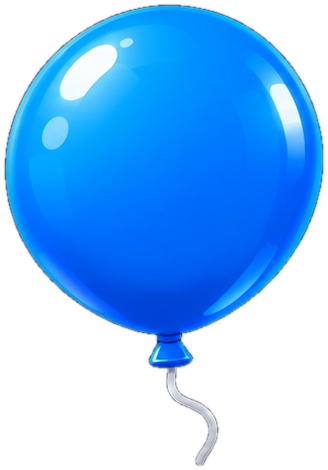
#> input picture ui/minigames/balloon_art/reference/balloon_blue.png, 328 x 470 px, given in place of 775303c9-5f98-418b-9807-915a2cc2b3a6.png, which was not available
$ python extract_reference.py
#> lines starting #> are read from the running program, lines starting #| are printed output that depends on the picture; after the words box and inside, x2 and y2 are one past the last pixel; in counts of white or black regions, pixels touching at a corner belong together; pictures that were not available may be replaced by others from this repository, and a replacement may not be noted
"""Extract alpha-ready Balloon Popping artwork from the user's six RGB sheets.

Run from project root:
    py ui/minigames/balloon_popping/balloon_art/reference/extract_reference.py
    py ui/minigames/balloon_popping/balloon_art/reference/extract_reference.py "D:/art/my_sheets"

This script reads the user's original images. It writes ONLY to
Components/Gameplay/Balloon Popping/Art/reference.
It deliberately preserves baked static 'BALLOON POPPING' and 'SCORE' lettering;
all changing scores, timer numbers, grammar prompts, and balloon words stay blank.
"""

from pathlib import Path
from collections import deque
import sys
import numpy as np
from PIL import Image, ImageDraw, ImageFilter, ImageFont

DEST = (Path(__file__).resolve().parents[5] / "Components" / "Gameplay"
        / "Balloon Popping" / "Art" / "reference")
SOURCE = Path(sys.argv[1]) if len(sys.argv) > 1 else Path.home() / "Downloads" / "New folder (2)"
FILES = {
    "hud": "775303c9-5f98-418b-9807-915a2cc2b3a6.png",
    "objective": "e8de9655-618a-4fa5-b7a4-9a9bf2dfbfb8.png",
    "cannon": "885144b6-bce2-47a3-9440-81bd2fe5f681.png",
    "balloons": "a5f50af6-6dce-4087-8542-dc2271e7aec6.png",
}


def crop(group, bounds):
#> called with group = 'hud', bounds = (10, 140, 685, 505)
    with Image.open(SOURCE / FILES[group]) as source:
#> source is the input picture: PIL image 328x470 RGBA; mean R, G, B, A 25.1, 88.5, 154.3, 137.1
        return source.convert("RGB").crop(bounds)
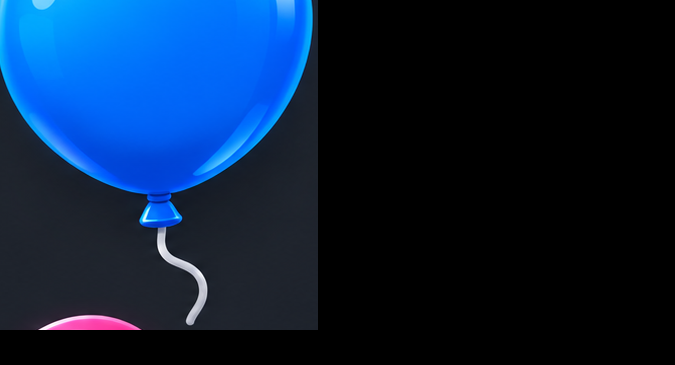
#> returned value: PIL image 675x365 RGB; mean R, G, B 8.8, 31.3, 60.7


def flood_component(mask: Image.Image, target):
    # Recolor only the chosen connected foreground cluster.
    probe = mask.copy()
    ImageDraw.floodfill(probe, target, 128, thresh=0)
    return Image.fromarray((np.asarray(probe) == 128).astype("uint8") * 255, "L")


def fill_internal_holes(mask: Image.Image):
    # Fills the cream prompt center and white marquee letters without losing
    # the detailed outer silhouette or the glossy highlights.
    work = Image.fromarray(255 - np.asarray(mask, dtype=np.uint8), "L").copy()
    ImageDraw.floodfill(work, (5, 5), 128, thresh=0)
    inside = np.asarray(work) != 128
    return Image.fromarray(inside.astype("uint8") * 255, "L")


def crop_alpha(rgb, alpha, padding=3):
    region = alpha.getbbox()
    if region is None:
        raise ValueError("Empty mask")
    x0, y0, x1, y1 = region
    region = (max(0, x0-padding), max(0, y0-padding),
              min(rgb.width, x1+padding), min(rgb.height, y1+padding))
    out = rgb.crop(region).convert("RGBA")
    out.putalpha(alpha.crop(region))
    return out


def chroma_sprite(group, bounds, seed, kind, name, rgb_override=None):
    rgb = rgb_override if rgb_override is not None else crop(group, bounds)
    a = np.asarray(rgb).astype(np.int16)
    bright = a.max(axis=2)
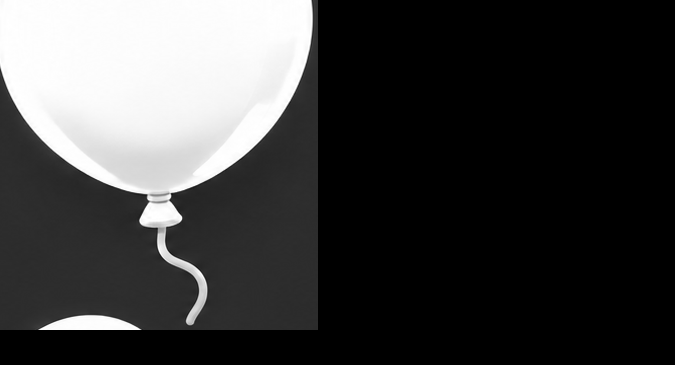
#> bright: shape (365, 675) int16; min 0, max 255, mean 60.9
    dark = a.min(axis=2)
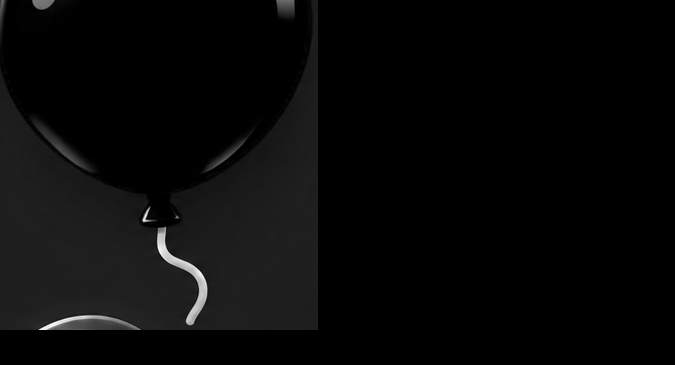
#> dark: shape (365, 675) int16; min 0, max 255, mean 8.1
    saturation = bright - dark
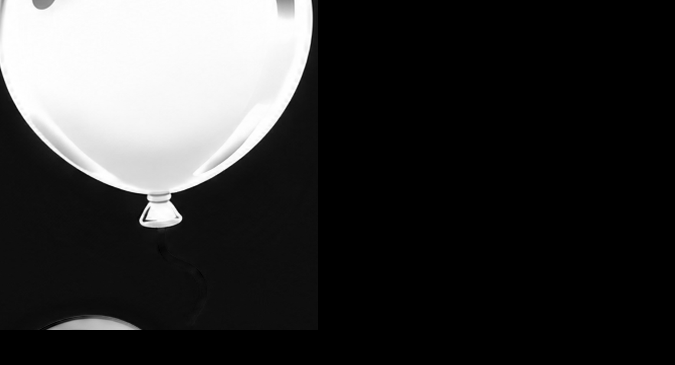
#> saturation: shape (365, 675) int16; min 0, max 255, mean 52.8
    if kind == "cream":
        foreground = ((saturation > 43) & (dark < 229)) | (dark < 115)
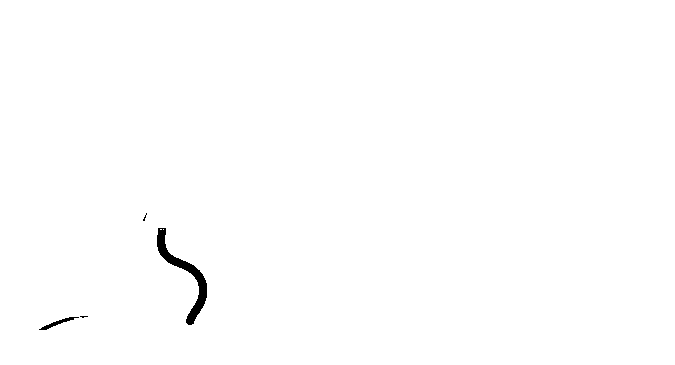
#> foreground: shape (365, 675) bool; 99.5% white; 4 black regions (2 under 20 px), largest, box (x1, y1, x2, y2) and area: (157, 228, 207, 325) 981, (39, 317, 79, 330) 126
    elif kind == "dark":
        foreground = (bright > 91) | ((saturation > 47) & (bright > 67))
    else:
        raise ValueError(kind)

    base = Image.fromarray(foreground.astype("uint8") * 255, "L")
    # Unite small anti-aliased gaps in bulb strings and gold line-work.
    clustered = base.filter(ImageFilter.MaxFilter(5))
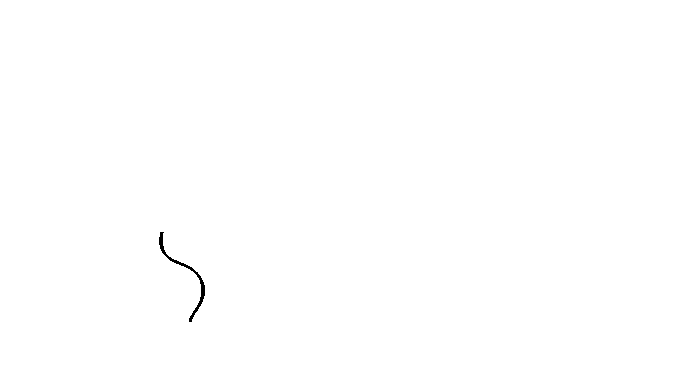
#> clustered: PIL image 675x365 L; 99.9% white; 1 black region, box (x1, y1, x2, y2) and area: (159, 232, 205, 322) 348
    component = flood_component(clustered, seed)
    component = fill_internal_holes(component)
    component = component.filter(ImageFilter.MinFilter(5))
#> component: PIL image 675x365 L; every value is 0
    # Restores a natural 1-pixel edge from the unaltered RGB art.
    alpha = component.filter(ImageFilter.GaussianBlur(0.85))
    result = crop_alpha(rgb, alpha)
#> in crop_alpha, `region = alpha.getbbox()`: region = None
    result.save(DEST / name)
    print(name, result.size, "alpha", result.getchannel("A").getextrema())
    return result


# [89 lines left out: functions score_remove_number, clean_baked_question, extract_objective, extract_score, contact_sheet, not called in this run]


def main():
    DEST.mkdir(parents=True, exist_ok=True)
    assets = {}
    assets["title_marquee"] = chroma_sprite(
        "hud", (10, 140, 685, 505), (84, 200),
        "cream", "title_marquee.png")
    assets["objective_panel"] = extract_objective()
    assets["prompt_blank"] = chroma_sprite(
        "hud", (575, 600, 1100, 875), (58, 115),
        "cream", "prompt_blank.png")
    assets["score_plaque_blank"] = extract_score()
    assets["cannon_front"] = chroma_sprite(
        "cannon", (15, 110, 405, 570), (180, 230),
        "cream", "cannon_front.png")
    for color, bounds, seed in [
        ("purple", (75, 106, 424, 596), (160, 150)),
        ("green", (477, 106, 815, 596), (160, 150)),
        ("blue", (857, 106, 1204, 596), (160, 150)),
    ]:
        assets[f"balloon_{color}"] = chroma_sprite(
            "balloons", bounds, seed, "dark", f"balloon_{color}.png")
    contact_sheet(assets)


if __name__ == "__main__":
#> (the run stopped early here; a loop or call above may not have finished)
